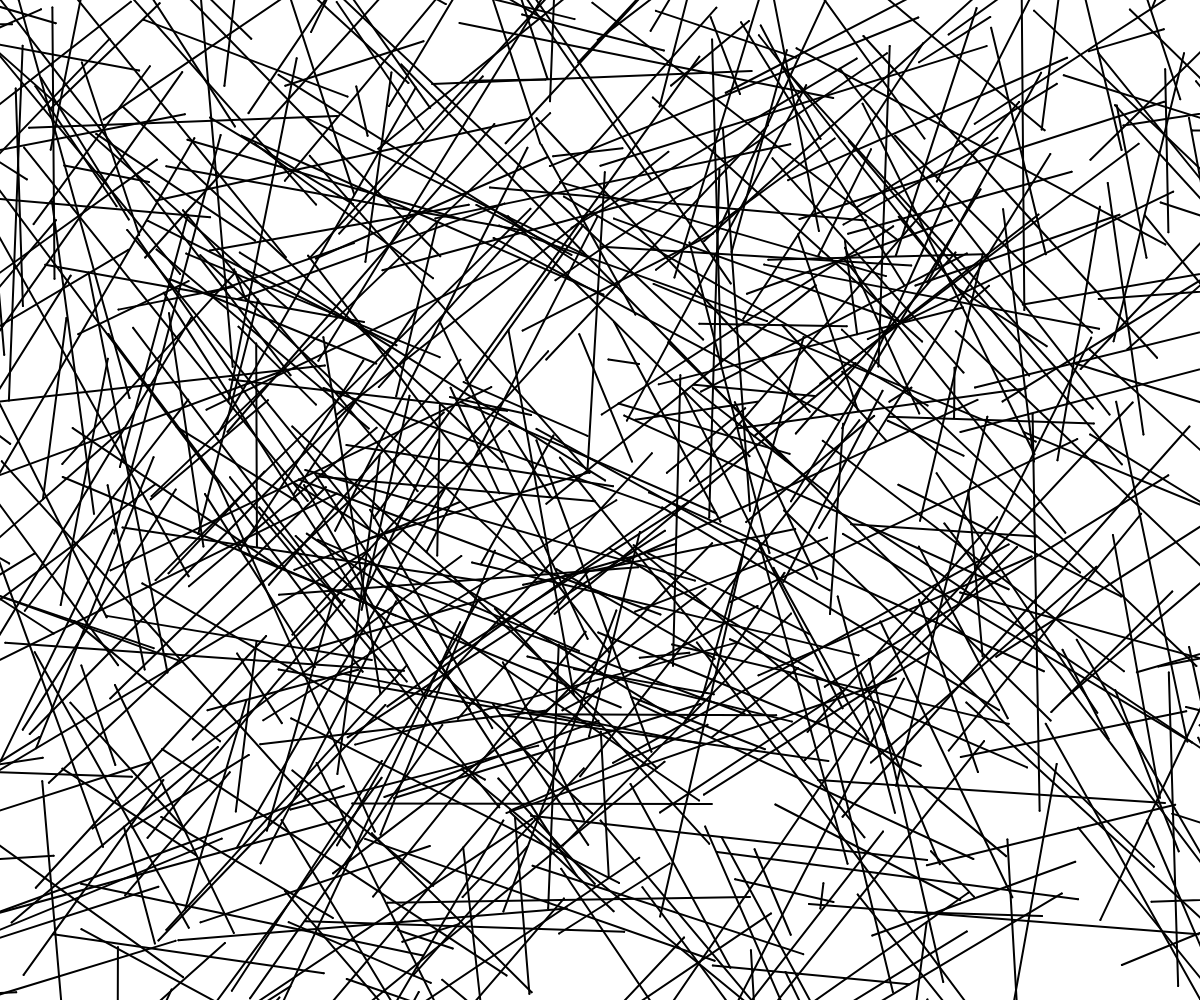
Frame 1 (no input)
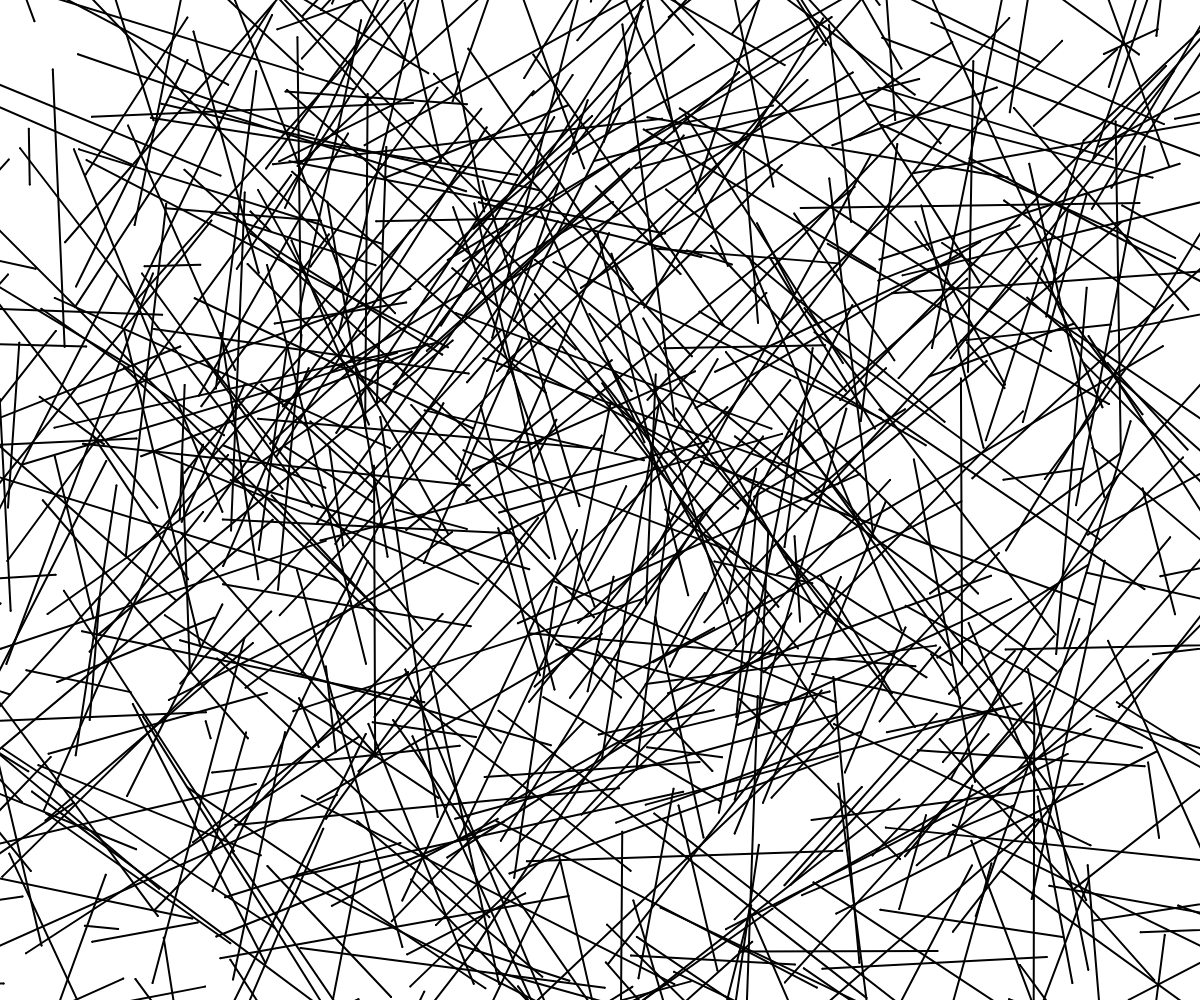
Frame 2 (the mouse pressed at the canvas centre, redrawn once)

The p5.js sketch that drew these frames (run headless with seeded random() and noise() and a simulated clock; the mouse was pressed at the canvas centre and the sketch redrawn once):

// p5.js sketch
// ── sketch.js
function setup() {
  createCanvas(windowWidth, windowHeight);
  noLoop();
}

function draw() {
  background(255);
  strokeWeight(2);
  stroke(0);

  for (let i = 0; i < 600; i++) {
    let px1 = random(width);
    let py1 = random(height);
    let px2 = px1 + random(-400, 400);
    let py2 = py1 + random(-400, 400);
    point(px1, py1);
    point(px2, py2);
    line(px1, py1, px2, py2);
  }
}
